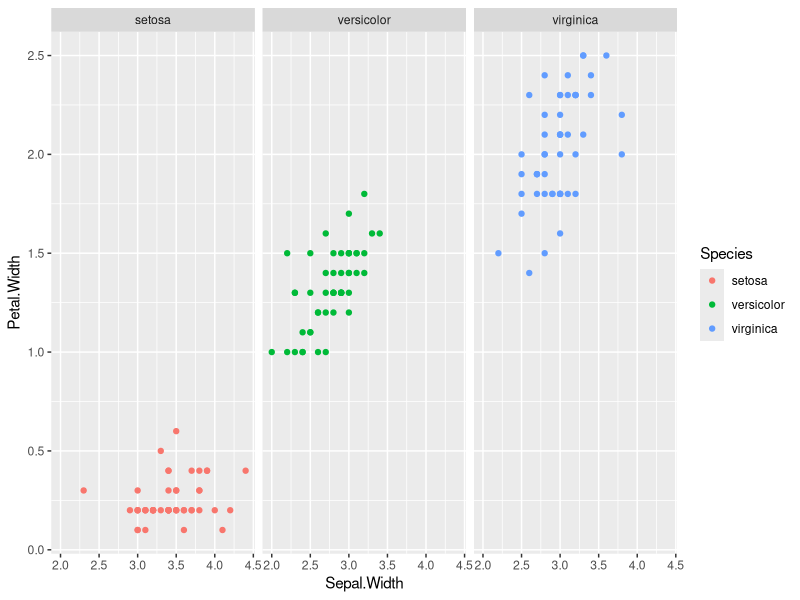
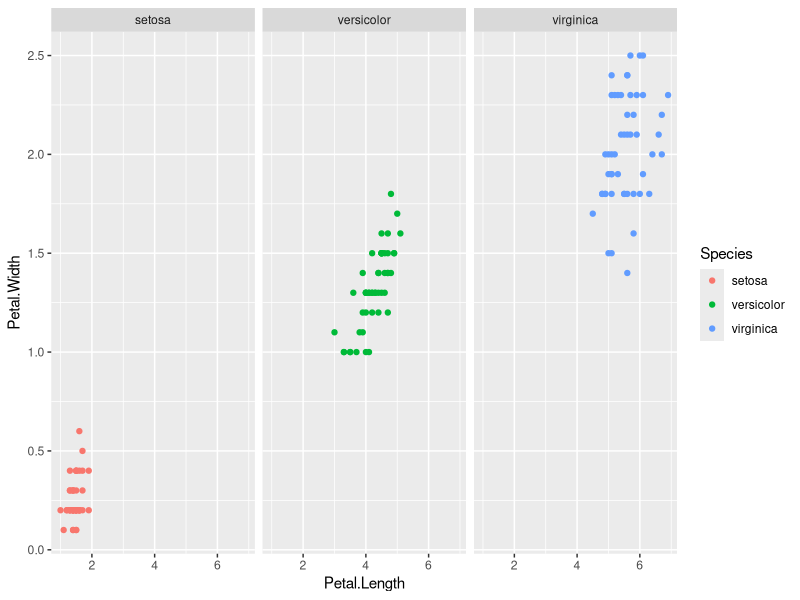

Generate these figures, in order, with R:
## Biostatistics 22 October 2026
## Clayton Glasgow

## regression laboratory

# load library
library(tidyverse)


# 12.4.1 Develop regression models ----------------------------------------


# R provides a built-in data set called iris. The iris data contain data points 
# from three different species (Species column). Split this data set by species 
# (create three separate data frames) and perform regression for each species 
# separately to analyze the relationship between Sepal.Width (response variable) 
# and Petal.Width (explanatory variable).

# load data
df_iris <- iris


# visualize data
df_iris %>% 
  ggplot(aes(x = Sepal.Width, y = Petal.Width, color = Species)) +
  geom_point() +
  facet_wrap("Species") # facet by species


## create new dataset for each individual species &  perform regression

# create vector of species names
iris_species <- c("setosa", "versicolor", "virginica")

# create empty list to store model output
model_list <- list()

# for loop
for(i in iris_species){
  
  # create dataset for each individual species
  df_subset <- iris %>% filter(Species == i)
  
  # perform linear model on df_subset & save to model list
  model_list[[i]] <- lm(Petal.Width ~ Sepal.Width, data = df_subset)
  
}

# summarize model outputs
summary(model_list$setosa) # not significant slope -- p = 0.104
summary(model_list$versicolor) # significant slope -- p = 1.47e-07
summary(model_list$virginica) # significant slope -- p = 1.467e-07


## other alternative w lapply() -- lapply stands for 'least apply'

# lapply(x = iris_species,
#        function(s) {
#        iris %>%  filter(Species == s) %>% 
#        lm(Sepal.Width ~ Petal.Width, data = .)
#  })

# 12.4.2 Multiple explanatory variables
# Regression analysis can involve multiple explanatory variables. To explore this,
# consider utilizing Petal.Length as an additional explanatory variable for 
# each species. Then, investigate (1) the variations in estimates of regression 
# coefficients and (2) the differences in the coefficients of determination 
# compared to the model with only a single explanatory variable.

# visualize data
df_iris %>% 
  ggplot(aes(x = Petal.Length, y = Petal.Width, color = Species)) +
  geom_point() +
  facet_wrap("Species") # facet by species

# same for loop as above, but adapted for additional species
# new model list
model_list_2 <- list()

# for loop
for(i in iris_species){
  
  # subset data by species
  df_subset_2 <- iris %>% filter(Species == i)
  
  # run lm models & save to list
  model_list_2[[i]] <- lm(Petal.Width ~ Sepal.Width + Petal.Length, data = df_subset_2)
}

# summarize model outputs & compare
summary(model_list_2$setosa) # significant slope for Petal.Length -- p = 0.0341
# R squared increased; slope for sepal.width slope decreased

summary(model_list_2$versicolor) # significant slopes for Sepal.Width (p = 0.0017) and Petal.Length (p = 1.45e-07)
# R squared increased; slope for sepal.width slope decreased

summary(model_list_2$virginica) # significant slope for Sepal.Width -- p = 0.000635
# Multiple R squared increased slightly. but adjusted R squared decreased slightly
# sepal.width slope decreased slightly; slope for petal length was very small and not significant
